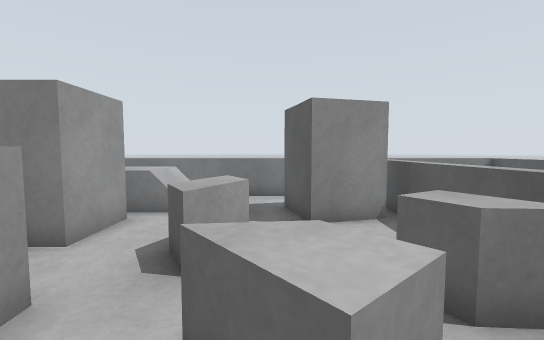
[1] (above)

16 first-person views from a walk through a world built for the Gazebo simulator. The camera is 0.35 m above the floor, tilts 4° down and sees 90° across. The floor is counted in squares, 0.2 m on a side. Each view is taken from the middle of a square. On the plan, view 1 faces up. The plan holds only what a view shows up to about 15 squares ahead; the rest is blank.

[2]
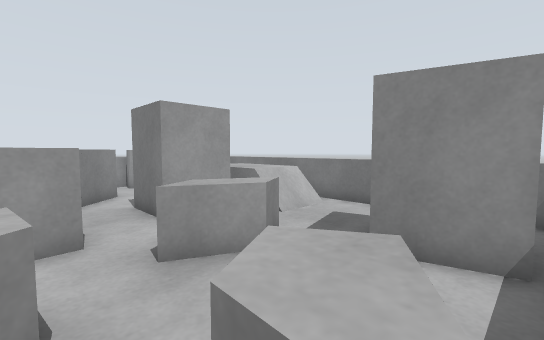

[3]
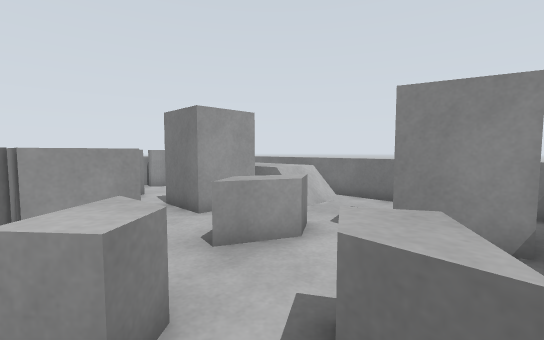

[4]
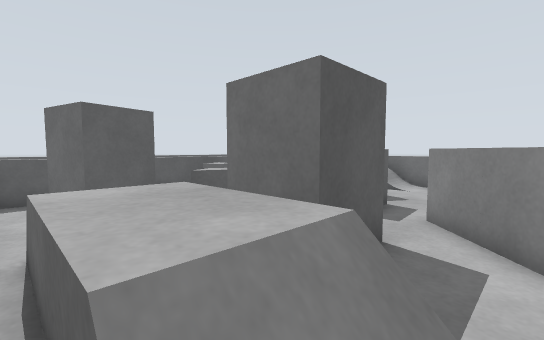

[5]
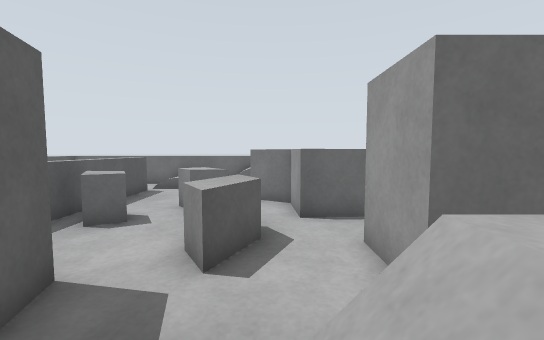

[6]
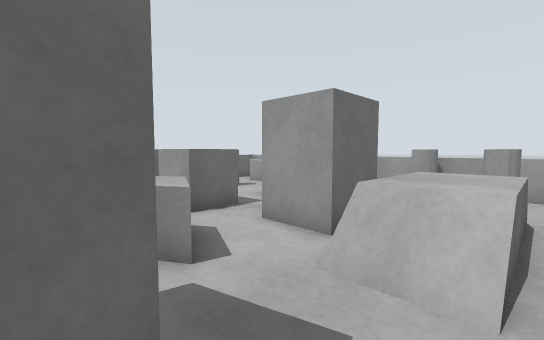

[7]
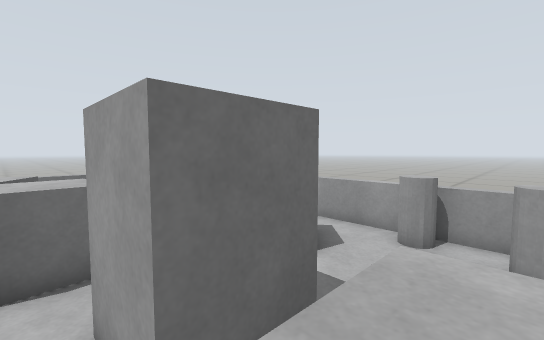

[8]
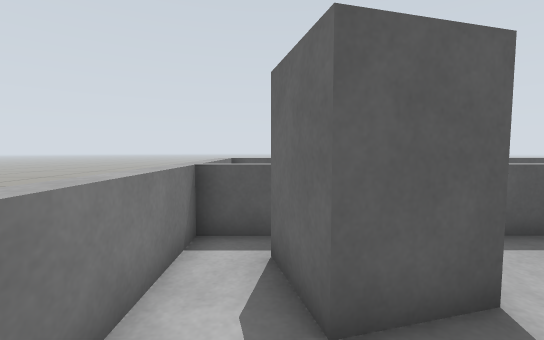

[9]
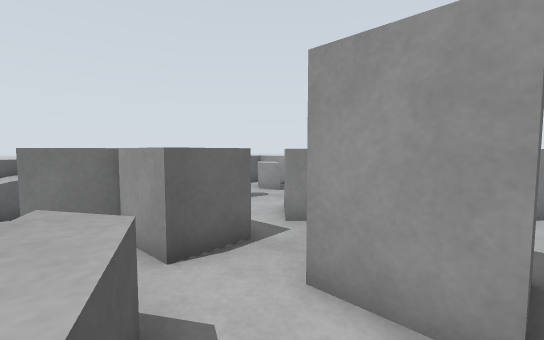

[10]
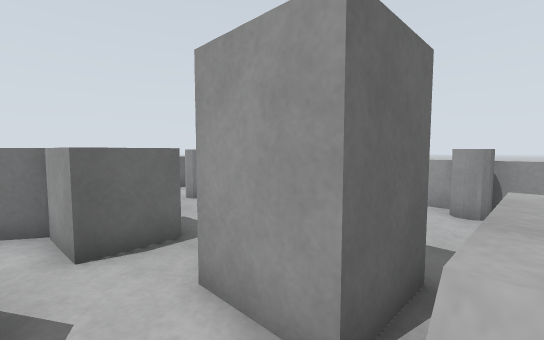

[11]
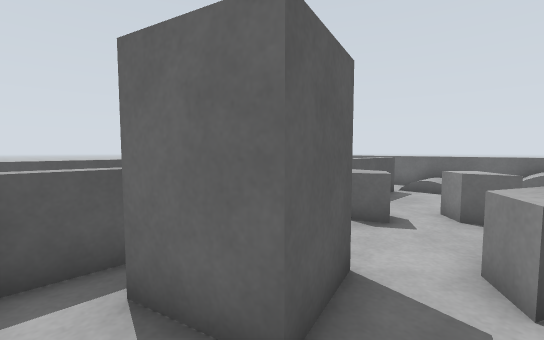

[12]
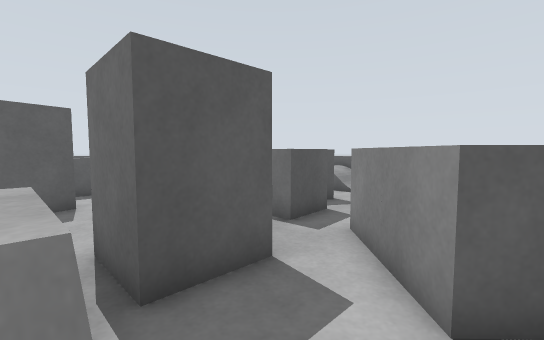

[13]
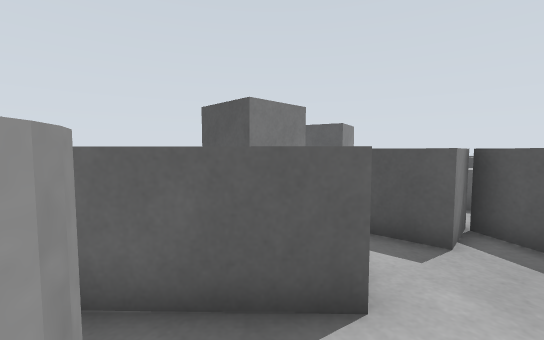

[14]
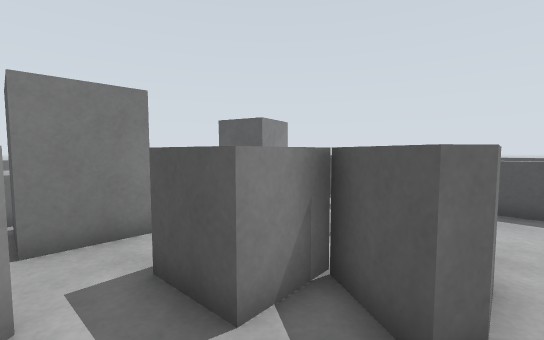

[15]
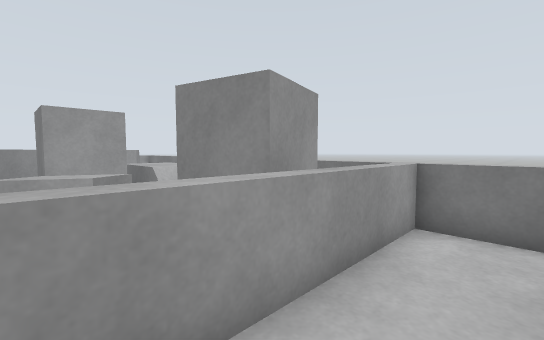

[16]
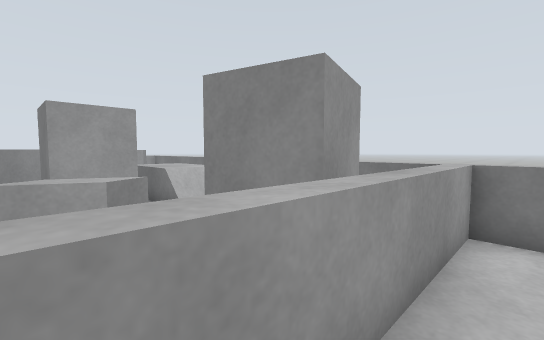

### Floor plan
Key: @ floor where view 1 was taken; # wall or solid block; x gap in a wall; . main floor; : floor 0.1 m higher than the main floor; + floor 0.2 m higher than the main floor; * floor 0.25 m higher than the main floor; / step, stairs or slope; = window, fence, low wall or low ledge.
Columns run from 12 left of view 1 to 9 right of it. Each row starts with its distance up from view 1.
 11   ====================
 10 =.../     ......=..  =
  9 =.#  /***/....#.=..  =
  8 =...//***/...###=..  =
  7 =#....###....###=..  =
  6 =#....# #..=....=.
  5 =...#.###.==....=
  4 =..##......=..=.=..
  3 =..####.##....===
  2    .##..##.===..=
  1   #.....##..=...=
  0   ......###.@...=    =
 -1   =..#..........=    =
 -2  .=.   .....  ..=
 -3 =x=     ./++  : .    =
 -4 ==      ./++/ :/.    =
 -5        ==============

Where each view was taken, in squares from view 1:
view 1: 0 up, 0 right, facing up
view 2: 2 up, 3 right, facing up-left
view 3: 1 up, 3 right, facing up-left
view 4: 10 up, 8 left, facing down-right
view 5: 10 up, 2 left, facing down
view 6: 10 up, 1 right, facing down-left
view 7: 9 up, 3 left, facing down-left
view 8: 9 up, 2 left, facing right
view 9: 7 up, 1 left, facing down-left
view 10: 8 up, 2 left, facing down-left
view 11: 10 up, 1 left, facing down-right
view 12: 8 up, 9 left, facing down-right
view 13: 0 up, 10 left, facing up-right
view 14: 1 down, 6 left, facing up-right
view 15: 4 up, 6 right, facing up-left
view 16: 4 up, 5 right, facing up-left
